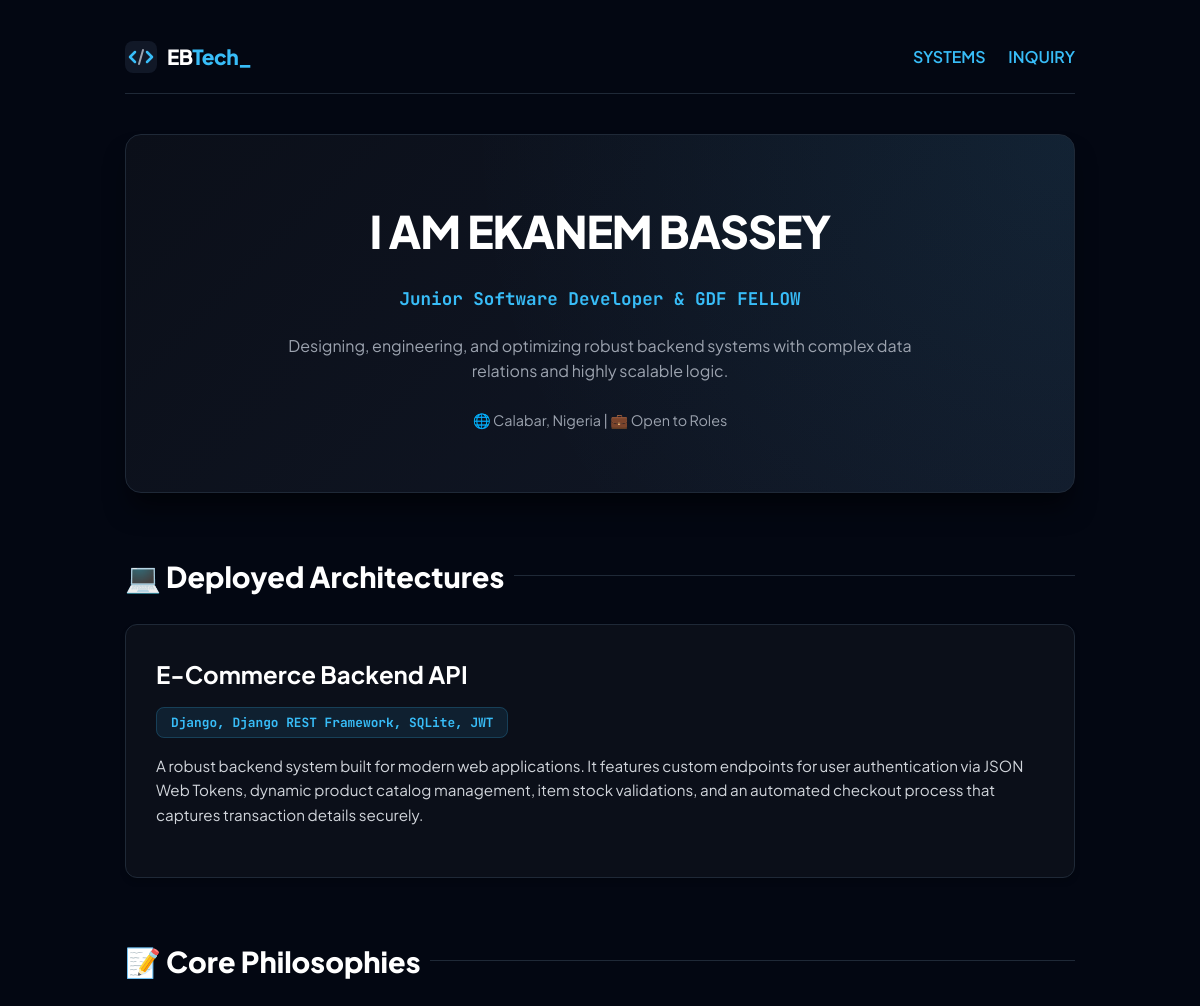
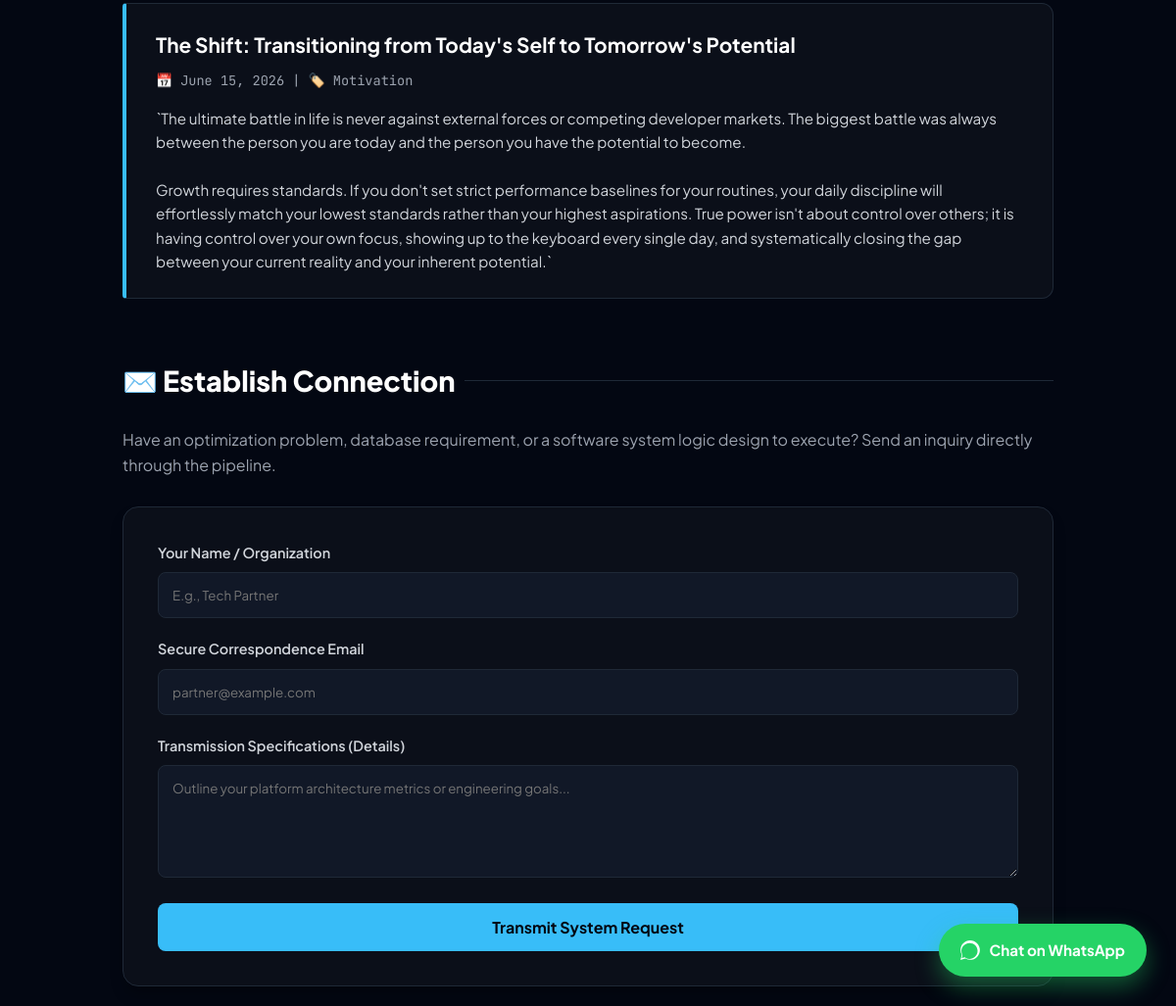
The page / on the database its author committed (2 pictures, top to bottom).
### portfolio/models.py (models this page shows, shortened)
class Project(models.Model):
    title = models.CharField(max_length=100)
    description = models.TextField()
    technology = models.CharField(max_length=100)
    image = models.ImageField(upload_to='project_images/', blank=True, null=True)
    github_link = models.URLField(blank=True, null=True)

class BlogPost(models.Model):
    title = models.CharField(max_length=200)
    content = models.TextField()
    created_at = models.DateTimeField(auto_now_add=True)
    category = models.CharField(max_length=50, default='General')

### portfolio/views.py (the view, shortened to what this page needs)
# urls.py: path('', views.home, name='home'),  # Empty string means the homepage (http://127.0.0.1:8000/)
def home(request):
    projects = Project.objects.all()
    posts = BlogPost.objects.all().order_by('-created_at')
    context = {
        'projects': projects,
        'posts': posts,
    }
    return render(request, 'portfolio/home.html', context)

### portfolio/templates/portfolio/home.html (shortened to what this page needs)
<!DOCTYPE html>
<html lang="en">
<head>
</head>
<body>
    <a href="https://wa.me/qr/X722LXDJPUM3G1" class="whatsapp-float" target="_blank">
        Chat on WhatsApp </a>
    <nav>
        <a href="#" class="logo-container">
            <div class="logo-text">EB<span>Tech_</span></div>
        </a>
        <div>
            <a href="#projects" class="social-link" style="margin-right:20px;">SYSTEMS</a>
            <a href="#contact" class="social-link">INQUIRY</a>
        </div>
    </nav>
    <header>
        <h1>I AM EKANEM BASSEY</h1>
        <p class="subtitle">Junior Software Developer & GDF FELLOW</p>
        <p style="color: var(--text-muted); max-width: 650px; margin: 0 auto 25px auto; font-size: 1em;">
            Designing, engineering, and optimizing robust backend systems with complex data relations and highly scalable logic.
        </p>
        <div style="font-size:0.9em; color: var(--text-muted);">
            <span>🌐 Calabar, Nigeria</span> |
            <span>💼 Open to Roles</span>
        </div>
    </header>
    <main>
        <section id="projects">
            <h2 class="section-title">💻 Deployed Architectures</h2>
            <div class="project-grid">
                {% if projects %}
                    {% for project in projects %}
                        <div class="project-card">
                            <h3 style="margin-top:0; color:#ffffff; font-size:1.5em; margin-bottom:15px;">{{ project.title }}</h3>
                            <div style="margin-bottom:20px;">
                                <span class="tech-badge">{{ project.technology }}</span>
                            </div>
                            <p style="color:#d1d5db; margin-bottom:20px; font-size:0.95em;">{{ project.description }}</p>
                        </div>
                    {% endfor %}
                {% else %}
                    <p>No architectures cataloged in the system database records yet.</p>
                {% endif %}
            </div>
        </section>
        <section>
            <h2 class="section-title">📝 Core Philosophies</h2>
            {% if posts %}
                {% for post in posts %}
                    <div class="blog-card">
                        <h3 style="margin-top:0; color:#ffffff; font-size:1.3em; margin-bottom:10px;">{{ post.title }}</h3>
                        <div class="blog-meta">
                            <span>📅 {{ post.created_at|date:"F d, Y" }}</span> |
                            <span>🏷️ {{ post.category }}</span>
                        </div>
                        <p style="white-space: pre-line; color:#d1d5db; font-size:0.95em; margin:0;">{{ post.content }}</p>
                    </div>
                {% endfor %}
            {% else %}
                <p>No analytical mindset logs indexed yet.</p>
            {% endif %}
        </section>
        <section id="contact">
            <h2 class="section-title">✉️ Establish Connection</h2>
            <p style="color: var(--text-muted); margin-bottom:30px;">Have an optimization problem, database requirement, or a software system logic design to execute? Send an inquiry directly through the pipeline.</p>
            <form method="POST" action="">
                <label for="name">Your Name / Organization</label>
                <input type="text" id="name" name="name" placeholder="E.g., Tech Partner" required>
                <label for="email">Secure Correspondence Email</label>
                <input type="email" id="email" name="email" placeholder="partner@example.com" required>
                <label for="message">Transmission Specifications (Details)</label>
                <textarea id="message" name="message" rows="5" placeholder="Outline your platform architecture metrics or engineering goals..." required></textarea>
                <button type="submit">Transmit System Request</button>
            </form>
        </section>
    </main>
</body>
</html>

### portfolio/templates/portfolio/home.html (style rules this page uses)
:root { --bg-main: #030712; --bg-card: #0b0f19; --bg-input: #111827; --accent: #38bdf8; --accent-hover: #0284c7; --text-main: #f3f4f6; --text-muted: #9ca3af; --border: #1f2937; }
body { font-family: 'Plus Jakarta Sans', sans-serif; background-color: var(--bg-main); color: var(--text-main); max-width: 950px; margin: 0 auto; padding: 20px; line-height: 1.6; }
nav { display: flex; justify-content: space-between; align-items: center; padding: 20px 0; border-bottom: 1px solid var(--border); margin-bottom: 40px; }
.logo-container { display: flex; align-items: center; gap: 10px; text-decoration: none; }
.logo-text { font-weight: 800; font-size: 1.3em; color: #ffffff; letter-spacing: -0.5px; }
.logo-text span { color: var(--accent); }
header { text-align: center; padding: 60px 20px; background: radial-gradient(circle at top right, rgba(56, 189, 248, 0.08), transparent 60%), linear-gradient(135deg, #0b0f19, #111827); border-radius: 16px; border: 1px solid var(--border); margin-bottom: 50px; box-shadow: 0 20px 25px -5px rgba(0, 0, 0, 0.5); }
h1 { font-size: 2.8em; font-weight: 800; margin: 0 0 15px 0; letter-spacing: -1px; color: #ffffff; }
.subtitle { font-family: 'JetBrains Mono', monospace; color: var(--accent); font-size: 1.1em; font-weight: 700; margin-bottom: 20px; }
.section-title { font-size: 1.8em; font-weight: 800; color: #ffffff; margin-top: 60px; margin-bottom: 25px; display: flex; align-items: center; gap: 10px; }
.section-title::after { content: ''; flex: 1; height: 1px; background: var(--border); }
.project-grid { display: grid; grid-template-columns: 1fr; gap: 25px; }
.project-card { background-color: var(--bg-card); border: 1px solid var(--border); padding: 30px; border-radius: 12px; box-shadow: 0 4px 6px -1px rgba(0, 0, 0, 0.2); transition: all 0.3s cubic-bezier(0.4, 0, 0.2, 1); }
.tech-badge { font-family: 'JetBrains Mono', monospace; background-color: rgba(56, 189, 248, 0.1); color: var(--accent); padding: 6px 14px; border-radius: 8px; font-size: 0.8em; font-weight: 700; border: 1px solid rgba(56, 189, 248, 0.2); }
.blog-card { background-color: var(--bg-card); border: 1px solid var(--border); border-left: 4px solid var(--accent); padding: 25px 30px; margin-bottom: 25px; border-radius: 4px 12px 12px 4px; }
.blog-meta { font-family: 'JetBrains Mono', monospace; color: var(--text-muted); font-size: 0.85em; margin-bottom: 15px; }
form { background-color: var(--bg-card); padding: 35px; border-radius: 16px; border: 1px solid var(--border); box-shadow: 0 10px 15px -3px rgba(0, 0, 0, 0.3); }
label { font-weight: 600; font-size: 0.9em; color: #d1d5db; margin-bottom: 8px; display: block; }
input, textarea { font-family: inherit; background-color: var(--bg-input) !important; color: #ffffff !important; border: 1px solid var(--border) !important; border-radius: 8px; width: 100%; padding: 14px; margin-bottom: 20px; box-sizing: border-box; transition: border-color 0.2s; }
button[type="submit"] { font-family: inherit; background-color: var(--accent); color: #030712; font-weight: 700; font-size: 1em; padding: 14px 28px; border: none; border-radius: 8px; cursor: pointer; width: 100%; transition: all 0.2s; }
.whatsapp-float { position: fixed; bottom: 30px; right: 30px; background-color: #25d366; color: white; border-radius: 50px; text-align: center; padding: 15px 22px; font-weight: 700; font-size: 0.95em; box-shadow: 0 10px 25px rgba(37, 211, 102, 0.4); z-index: 100; text-decoration: none; display: flex; align-items: center; gap: 10px; transition: transform 0.2s; }
.social-link { color: var(--accent); text-decoration: none; font-weight: 600; }

### rows shown on the page
Project: title "E-Commerce Backend API", technology "Django, Django REST Framework, SQLite, JWT", description "A robust backend system built for modern web applications. It features custom endpoints for user authentication via JSON Web Tokens, dynamic product catalog management, item stock validations, and an automated checkout process that captures transaction details securely."
BlogPost: title "The Shift: Transitioning from Today's Self to Tomorrow's Potential", created_at "June 15, 2026", category "Motivation", content "`The ultimate battle in life is never against external forces or competing developer markets. The biggest battle was always between the person you are today and the person you have the potential to become. Growth requires standards. If you don't set strict performance baselines for your routines, your daily discipline will effortlessly match your lowest standards rather than your highest aspirations. True power isn't about control over others; it is having control over your own focus, showing up to the keyboard every single day, and systematically closing the gap between your current reality and your inherent potential.`"
